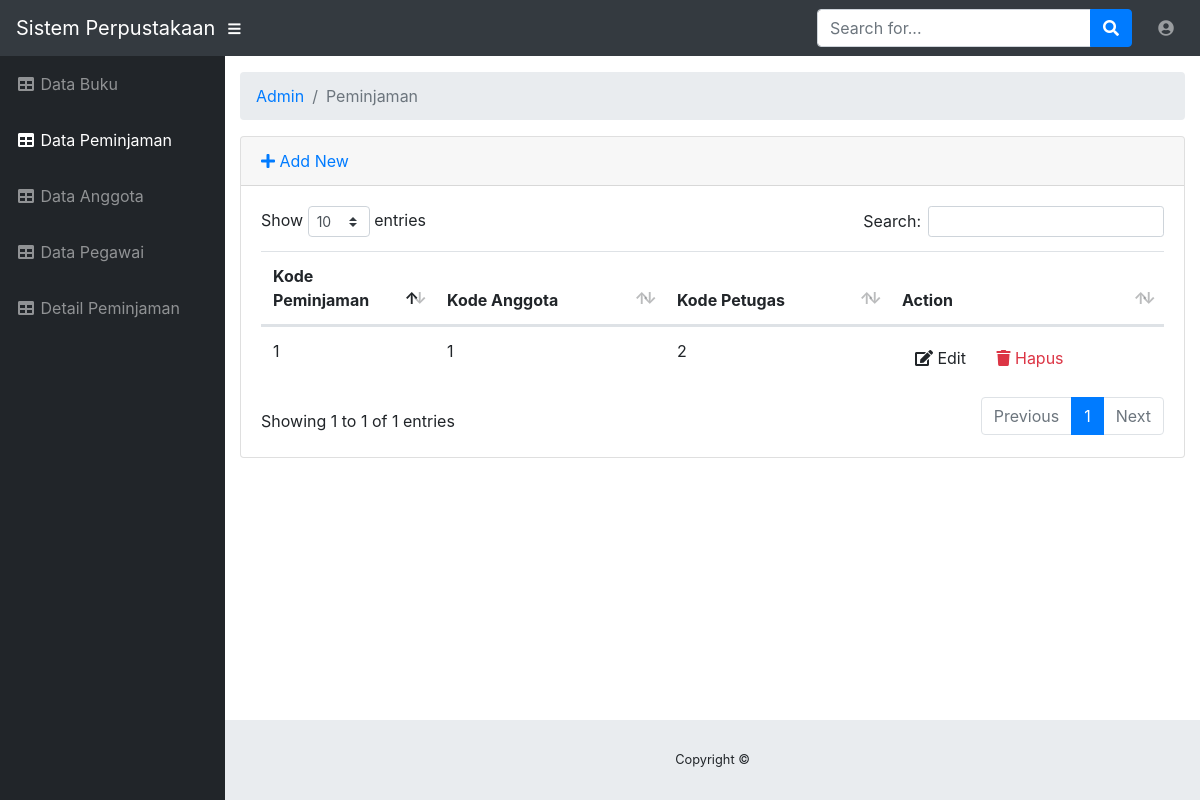
Page /index.php/admin/peminjaman on the committed database.
### tables this page shows
CREATE TABLE `peminjaman` (
  `kd_pinjam` int(11) NOT NULL,
  `kd_anggota` int(11) DEFAULT NULL,
  `kd_petugas` int(11) DEFAULT NULL
);

### application/controllers/admin/Peminjaman.php (called while the page is built, shortened)
<?php
class Peminjaman extends CI_Controller
{
    public function __construct()
    {
        $this->load->model('peminjaman_model');
    }
    public function index()
    {
        $data["peminjaman"] = $this->peminjaman_model->getAll();
        $this->load->view("admin/peminjaman/list", $data);
    }
}

### index.php (called while the page is built, shortened)
<?php
require_once BASEPATH.'core/CodeIgniter.php';

### application/models/Peminjaman_model.php (called while the page is built, shortened)
<?php
	class Peminjaman_model extends CI_Model
	{
		private $_table = "peminjaman";
		public function getAll(){
			return $this->db->get($this->_table)->result();
		}
   		}
?>

### application/views/admin/peminjaman/list.php (the view, shortened to what this page needs)
<!DOCTYPE html>
<html lang="en">
<head>
</head>
<body id="page-top">
	<div id="wrapper">
		<div id="content-wrapper">
			<div class="container-fluid">
				<div class="card mb-3">
					<div class="card-header">
						<a href="<?php echo site_url('admin/peminjaman/add') ?>"><i class="fas fa-plus"></i> Add New</a>
					</div>
					<div class="card-body">
						<div class="table-responsive">
							<table class="table table-hover" id="dataTable" width="100%" cellspacing="0">
								<thead>
									<tr>
										<th>Kode Peminjaman</th>
										<th>Kode Anggota</th>
										<th>Kode Petugas</th>
										<th>Action</th>
									</tr>
								</thead>
								<tbody>
									<?php foreach ($peminjaman as $peminjaman): ?>
									<tr>
										<td width="150">
											<?php echo $peminjaman->kd_pinjam ?>
										</td>
										<td>
											<?php echo $peminjaman->kd_anggota ?>
										</td>
										<td>
											<?php
												echo $peminjaman->kd_petugas
											?>
										</td>
										<td width="250">
											<a href="<?php echo site_url('admin/peminjaman/edit/'.$peminjaman->kd_pinjam) ?>"
											 class="btn btn-small"><i class="fas fa-edit"></i> Edit</a>
											<a
											 href="<?php echo site_url('admin/peminjaman/delete/').$peminjaman->kd_pinjam?>" class="btn btn-small text-danger"><i class="fas fa-trash"></i> Hapus</a>
										</td>
									</tr>
									<?php endforeach; ?>
								</tbody>
							</table>
						</div>
					</div>
				</div>
			</div>
		</div>
	</div>
</body>
</html>

### rows in the picture
peminjaman: kd_pinjam "1", kd_anggota "1", kd_petugas "2"

### other values in the picture
$segment "Admin"
$segment "Peminjaman"
